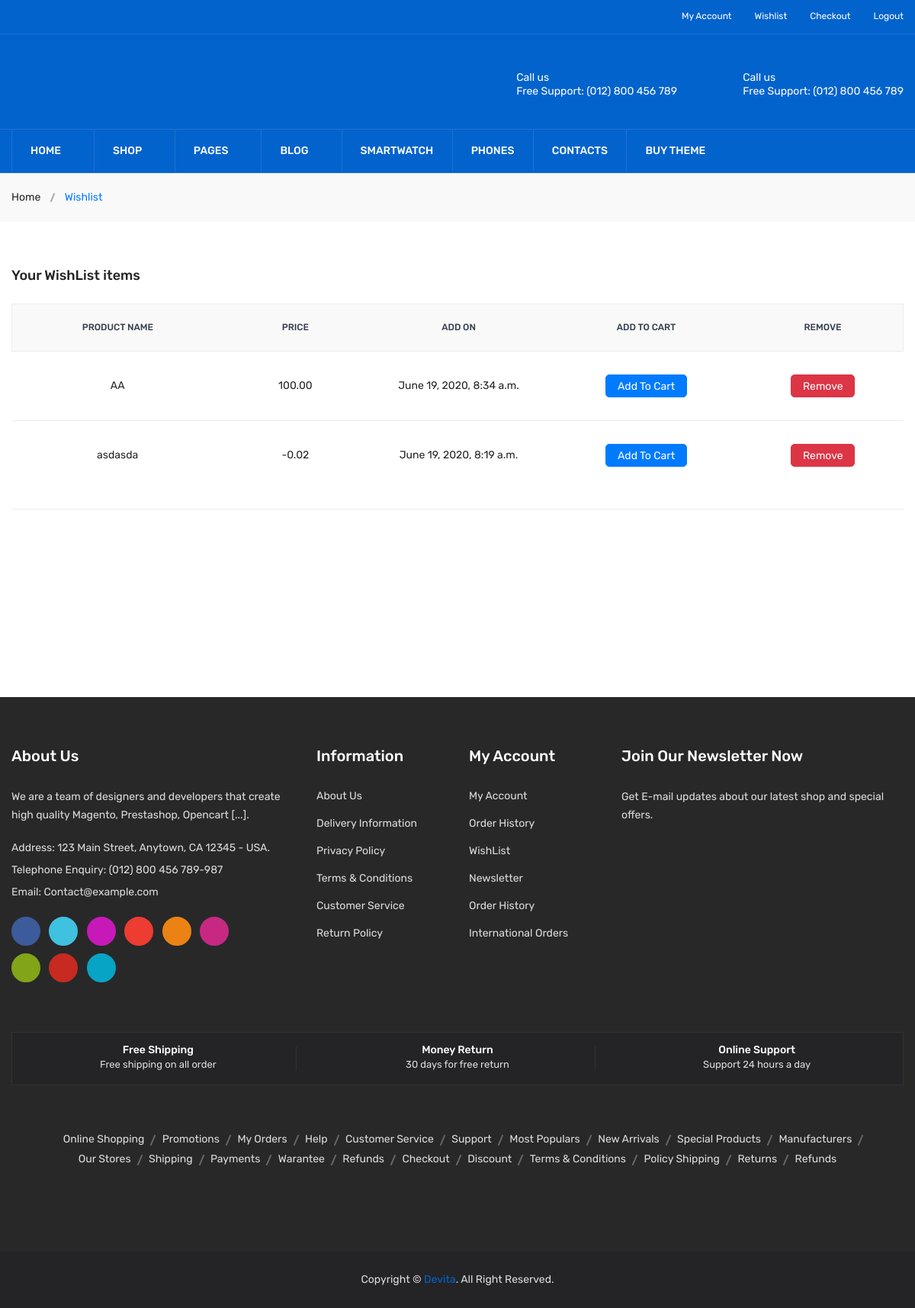
The app's page /EngineeringTools/Wishlist (signed in) with its own data.
### Cart/models.py (models this page shows, shortened)
class Wishlist(models.Model):
    product = models.ForeignKey(Product_Hardware, on_delete=models.CASCADE)
    user = models.ForeignKey(User, on_delete = models.CASCADE)
    product_name = models.CharField(max_length = 20)
    user_name = models.CharField(max_length = 20)
    user_email = models.EmailField()
    price = models.CharField(max_length=10)
    added_in_wishlist = models.DateTimeField(auto_now_add=True)

### User/views.py (the view)
def User_Wishlist_View(request):
    temp = "User/wishlist.html"
    data = Wishlist.objects.filter(user= request.user).order_by('-added_in_wishlist')
    return render(request, temp, {'data':data})

### Templates/User/wishlist.html (shortened to what this page needs)
{% extends 'User/header_footer.html' %}
{% load static %}
{% load i18n %}
{% block 'content'  %}
<div class="breadcrumb-area gray-bg-7">
            <div class="container">
                <div class="breadcrumb-content">
                    <ul>
                        <li><a href="index.html">Home</a></li>
                        <li class="active">Wishlist </li>
                    </ul>
                </div>
            </div>
        </div>
        <div class="cart-main-area pt-60 pb-25">
            <div class="container">
                <h3 class="page-title">Your WishList items</h3>
                <div class="row">
                    <div class="col-lg-12 col-md-12 col-sm-12 col-12">
                            <div class="table-content table-responsive wishlist">
                                <table class="col-md-12">
                                    <thead>
                                        <tr>
                                            <th>Product Name</th>
                                            <th>Price</th>
                                            <th>Add On</th>
                                            <th>Add To Cart</th>
                                            <th>Remove</th>
                                        </tr>
                                    </thead>
                                    <tbody>
                                        {% for i in data %}
                                            <tr>
                                                <td>{{ i.product_name }}</td>
                                                <td>{{ i.price }}</td>
                                                <td>{{ i.added_in_wishlist }}</td>
                                                <td>
                                                    <button class="btn btn-primary" style="border-radius:5px">
                                                        Add To Cart
                                                    </button>
                                                </td>
                                                <td>
                                                    <form method="POST" action="{% url 'Cart:Remove_From_Wish_LIST' %}">
                                                        <button class="btn btn-danger" style="border-radius:5px">
                                                            Remove
                                                        </button>
                                                    </form>
                                                </td>
                                            </tr>
                                        {% endfor %}
                                    </tbody>
                                </table>
                            </div>
                    </div>
                </div>
            </div>
        </div>
{% endblock %}

### records on screen
Wishlist: product_name "AA", price "100.00", added_in_wishlist "June 19, 2020, 8:34 a.m."
Wishlist: product_name "asdasda", price "-0.02", added_in_wishlist "June 19, 2020, 8:19 a.m."
